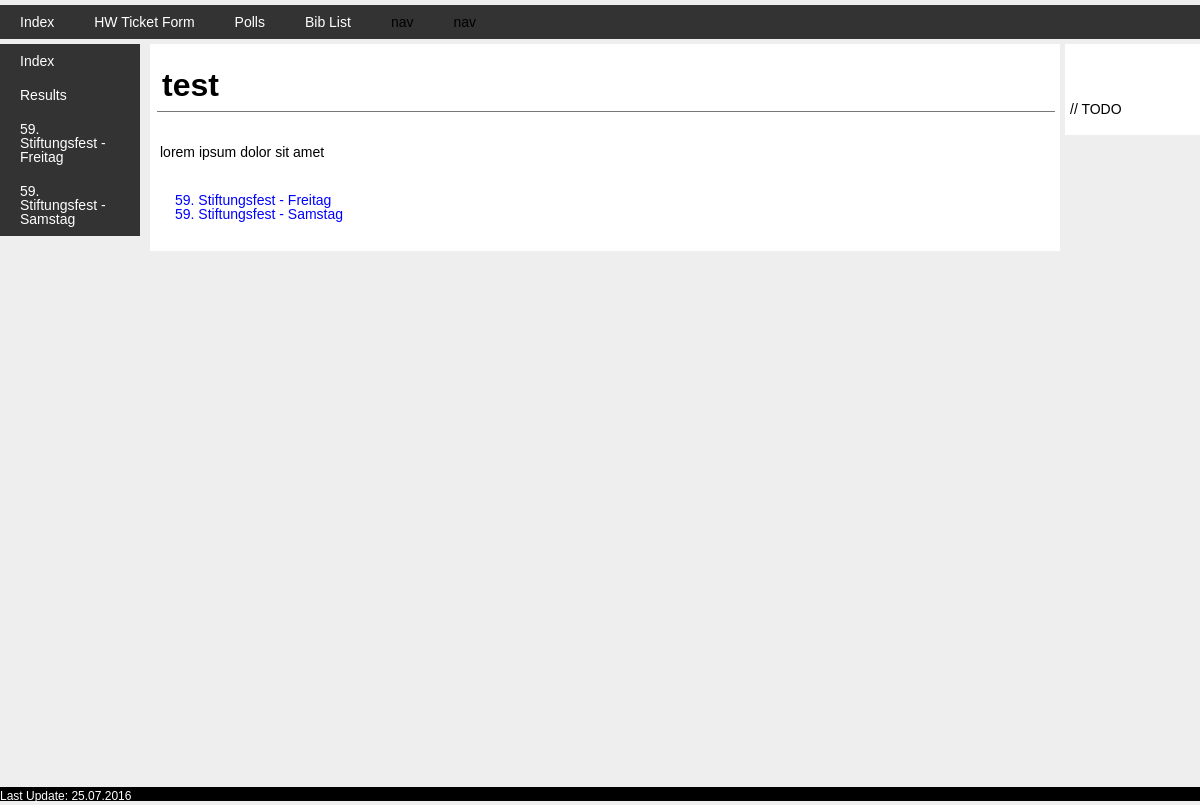
Screenshot of /polls/ with the database file from the repository.
### polls/models.py (models this page shows, shortened)
class Question(models.Model):
    question_text = models.CharField(max_length=200)
    question_descr = models.TextField('Descriptive text', default='Add your super descriptive text here...')
    pub_date = models.DateTimeField('date published')
    def was_published_recently(self):
        now = timezone.now()
        return now - datetime.timedelta(days=1) <= self.pub_date <= now
    was_published_recently.admin_order_field = 'pub_date'
    was_published_recently.boolean = True
    was_published_recently.short_description = 'Published recently?'

### polls/views.py (the view)
class IndexView(generic.ListView):
    template_name = 'polls/index.html'
    context_object_name = 'latest_question_list'
    def get_queryset(self):
        return Question.objects.filter(pub_date__lte=timezone.now()).order_by('pub_date')#[:5]

### polls/templates/polls/index.html (shortened to what this page needs)
{% extends "polls/base.html" %}
{% load static %}
{% block content %}
<h1>test</h1>
<p>lorem ipsum dolor sit amet</p>
<p>
	<center>
		{% if latest_question_list %}
			<ul>
		    	{% for question in latest_question_list %}
		    		<li><a href="{% url 'polls:detail' question.id %}">{{ question.question_text }}</a></li>
		    	{% endfor %}
		    </ul>
		{% else %}
			<p>No polls are available.</p>
		{% endif %}
	</center>
</p>
{% endblock %}

### polls/templates/polls/base.html (shortened to what this page needs)
{% extends "base/base.html" %}
{% load static %}
{% block css %}
<link rel="stylesheet" type="text/css" href="{% static 'polls/style.css' %}" />
{% endblock %}
{% block leftnav %}
<ul>
	<li><a href="{% url 'polls:index' %}">Index</a></li>
	<li><a href="{% url 'polls:results_list' %}">Results</a></li>
	{% if latest_question_list %}
		{% for question in latest_question_list %}
			<li><a href="{% url 'polls:detail' question.id %}">{{ question.question_text }}</a></li>
		{% endfor %}
</ul>
	{% else %}
		<p>No polls are available.</p>
	{% endif %}
{% endblock %}
{% block rightside %}
<h2></h2>
<p>
	// TODO
</p>
{% endblock %}

### base/static/base/style.css (style rules this page uses)
html, body { margin: 0; padding: 0; border: 0; background: transparent; }
div, article, aside, footer, header, hgroup, nav, section, h1, h2, h3, h4, h5, h6, p, blockquote, a, ol, ul, li, table, tr, th, td, tbody, tfoot, thead { margin: 0; padding: 0; border: 0; vertical-align: baseline; background: transparent; }
h1, h2, h3, h4, h5, h6, p, li, blockquote, td, th, a, caption, em, strong, strike { font-family: Arial, Helvetica, sans-serif; font-size: 100%; font-weight: normal; font-style: normal; line-height: 100%; text-indent: 0; text-decoration: none; text-align: left; color: #000; }
ol, ul, { list-style: none; }
body { background-color: #eeeeee; }
html, body, #wrapper { height: 100%; }
h1, h2, h3, h4, h5, h6 { font-weight: bold; color: #000; }
h1 { font-size: 24px; }
h2 { font-size: 20px; }
p { color: #000; font-size: 12px; line-height: 150%; }
a:link { color: #00f; }
ul { list-style: none; }
ul li { color: #000; font-size: 14px; }
#leftnav ul li a { float: left; padding: 10px 20px; width: 100%; color: #ffffff; background-color: #333333; }
#leftnav a:link { color: #ffffff; }
#content h1 { margin: 10px 0 20px 2px; font-size: 32px; border-bottom: 1px #777777 solid; padding: 10px 5px; }
#content p { font-size: 14px; padding: 10px 0 10px 5px; }
#content ul { margin-left: 20px }
#rightside h2 { margin: 10px 0 10px 2px; font-size: 18px; padding: 10px 0; }
#rightside p { font-size: 14px; padding: 10px 0 10px 0; }

### polls/static/polls/style.css (style rules this page uses)
html, body { margin: 0; padding: 0; border: 0; background: transparent; }
div, article, aside, footer, header, hgroup, nav, section, h1, h2, h3, h4, h5, h6, p, blockquote, a, ol, ul, li, table, tr, th, td, tbody, tfoot, thead { margin: 0; padding: 0; border: 0; vertical-align: baseline; background: transparent; }
h1, h2, h3, h4, h5, h6, p, li, blockquote, td, th, a, caption, em, strong, strike { font-family: Arial, Helvetica, sans-serif; font-size: 100%; font-weight: normal; font-style: normal; line-height: 100%; text-indent: 0; text-decoration: none; text-align: left; color: #000; }
ol, ul, { list-style: none; }
body { background-color: #eeeeee; }
html, body, #wrapper { height: 100%; }
h1, h2, h3, h4, h5, h6 { font-weight: bold; color: #000; }
h1 { font-size: 24px; }
h2 { font-size: 20px; }
p { color: #000; font-size: 12px; line-height: 150%; }
a:link { color: #00f; }
ul { list-style: none; }
ul li { color: #000; font-size: 14px; }
#leftnav ul li a { float: left; padding: 10px 20px; width: 100%; color: #ffffff; background-color: #333333; }
#leftnav a:link { color: #ffffff; }
#content h1 { margin: 10px 0 20px 2px; font-size: 32px; border-bottom: 1px #777777 solid; padding: 10px 5px; }
#content p { font-size: 14px; padding: 10px 0 10px 5px; }
#content ul { margin-left: 20px }
#rightside h2 { margin: 10px 0 10px 2px; font-size: 18px; padding: 10px 0; }
#rightside p { font-size: 14px; padding: 10px 0 10px 0; }

### rows the page displays
Question: question_text "59. Stiftungsfest - Freitag"
Question: question_text "59. Stiftungsfest - Samstag"
